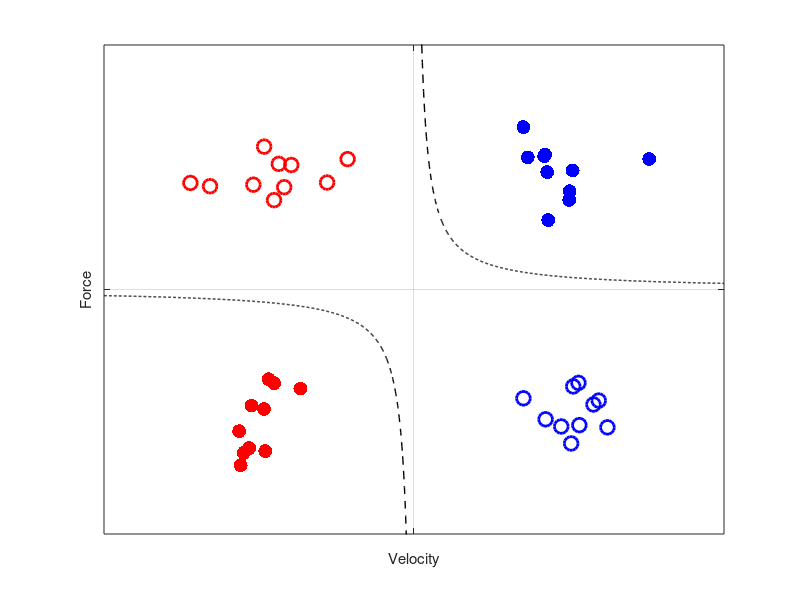
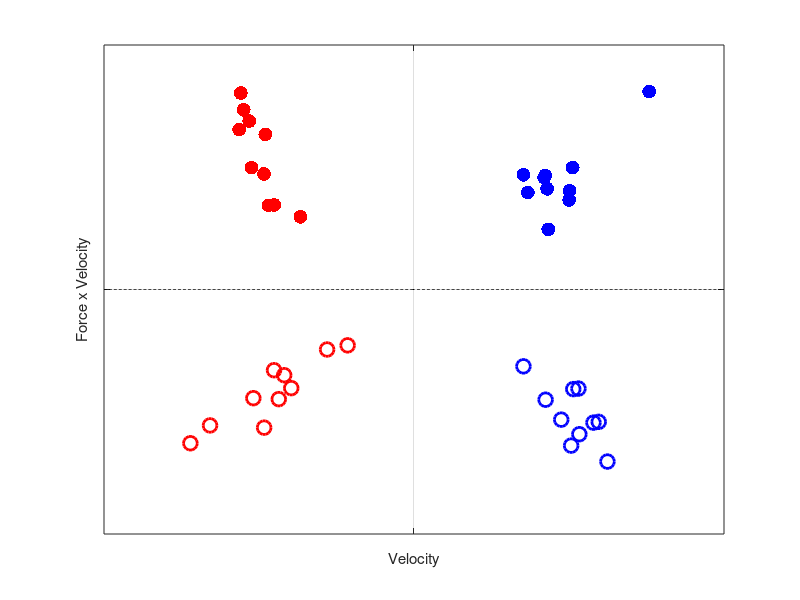
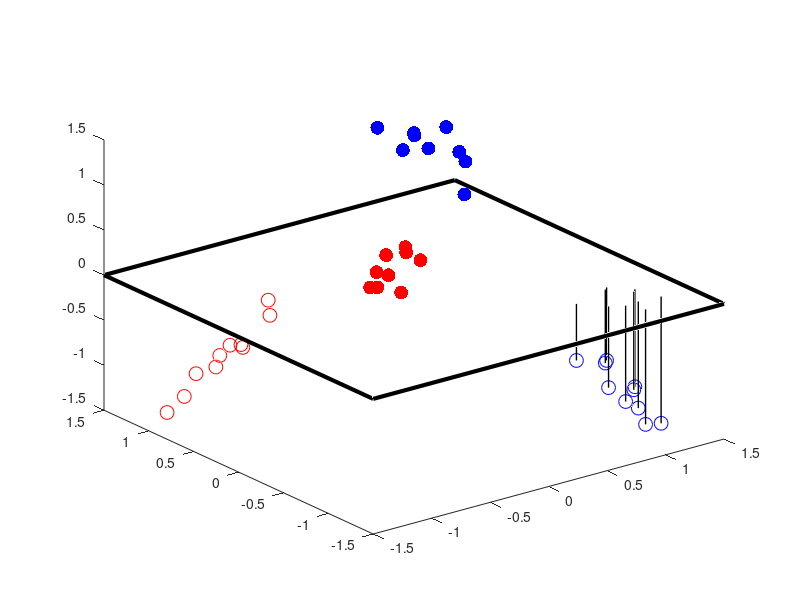

These figures' MATLAB source, in order:
function gen_fig0
%% Generate data for active and passive
numpts = 10;
active_right = 0.2*randn(numpts,2)+ones(numpts,2);
active_left = 0.2*randn(numpts,2)-ones(numpts,2);
passive_left = 0.2*randn(numpts,2)+repmat([-1 1],numpts,1);
passive_right = 0.2*randn(numpts,2)+repmat([1 -1],numpts,1);

% generate boundary lines
velneg = linspace(-2,-0.01,1000);
velpos = linspace(0.01,2,1000);
forceneg = 0.1./velneg;
forcepos = 0.1./velpos;

% Plot velocity force
figure(1)
clf
plot(active_right(:,1),active_right(:,2),'.b', 'markersize', 30)
hold on
plot(passive_left(:,1),passive_left(:,2),'or', 'markersize', 10,'linewidth',2)
plot(active_left(:,1),active_left(:,2),'.r', 'markersize', 30)
plot(passive_right(:,1),passive_right(:,2),'ob', 'markersize', 10,'linewidth',2)
plot(velneg,forceneg,'--k','linewidth',1)
plot(velpos,forcepos,'--k','linewidth',1)

axis([-2 2 -2 2])
grid on
set(gca,'xticklabel','','yticklabel','','xtick',[0],'ytick',[0])
xlabel 'Velocity'
ylabel 'Force'

%% compute force*vel
active_right_forcevel = active_right(:,1).*active_right(:,2);
active_left_forcevel = active_left(:,1).*active_left(:,2);
passive_left_forcevel = passive_left(:,1).*passive_left(:,2);
passive_right_forcevel = passive_right(:,1).*passive_right(:,2);

% Plot velocity force-velocity
figure(2)
clf
plot(active_right(:,1),active_right_forcevel,'.b', 'markersize', 30)
hold on
plot(passive_left(:,1),passive_left_forcevel,'or', 'markersize', 10,'linewidth',2)
plot(active_left(:,1),active_left_forcevel,'.r', 'markersize', 30)
plot(passive_right(:,1),passive_right_forcevel,'ob', 'markersize', 10,'linewidth',2)
plot([velneg velpos], zeros(size([velneg velpos])),'--k')

axis([-2 2 -2 2])
grid on
set(gca,'xticklabel','','yticklabel','','xtick',[0],'ytick',[0])
xlabel 'Velocity'
ylabel 'Force x Velocity'

%% plot 3d view
figure(3)
clf
plot3(active_right(:,1),active_right(:,2),active_right_forcevel,'.b', 'markersize', 30)
hold on
plot3(passive_left(:,1),passive_left(:,2),passive_left_forcevel,'or', 'markersize', 10)
plot3(active_left(:,1),active_left(:,2),active_left_forcevel,'.r', 'markersize', 30)
plot3(passive_right(:,1),passive_right(:,2),passive_right_forcevel,'ob', 'markersize', 10)

% plot axis lines (x y z)
% plot3([-1.5 1.5],[0 0],[0 0],'-k','linewidth',3)
% plot3([0 0],[-1.5 1.5],[0 0],'-k','linewidth',3)
% plot3([0 0],[0 0],[-1.5 1.5],'-k','linewidth',3)

% plot plane of separation
plot3([-1.5 1.5],[-1.5 -1.5],[0 0],'-k','linewidth',3)
plot3([-1.5 1.5],[1.5 1.5],[0 0],'-k','linewidth',3)
plot3([-1.5 -1.5],[-1.5 1.5],[0 0],'-k','linewidth',3)
plot3([1.5 1.5],[-1.5 1.5],[0 0],'-k','linewidth',3)

% plot stems
for i = 1:numpts
    plot3(active_right(i,1),active_right(i,2),active_right_forcevel(i),'-k')
    plot3(passive_left(i,1),passive_left(i,2),passive_left_forcevel(i),'-k')
    plot3(active_left(i,1),active_left(i,2),active_left_forcevel(i),'-k')
    plot3([passive_right(i,1) passive_right(i,1)],[passive_right(i,2) passive_right(i,2)],[0 passive_right_forcevel(i)],'-k','linewidth',1)
end

axis([-1.5 1.5 -1.5 1.5 -1.5 1.5])
% axis off


